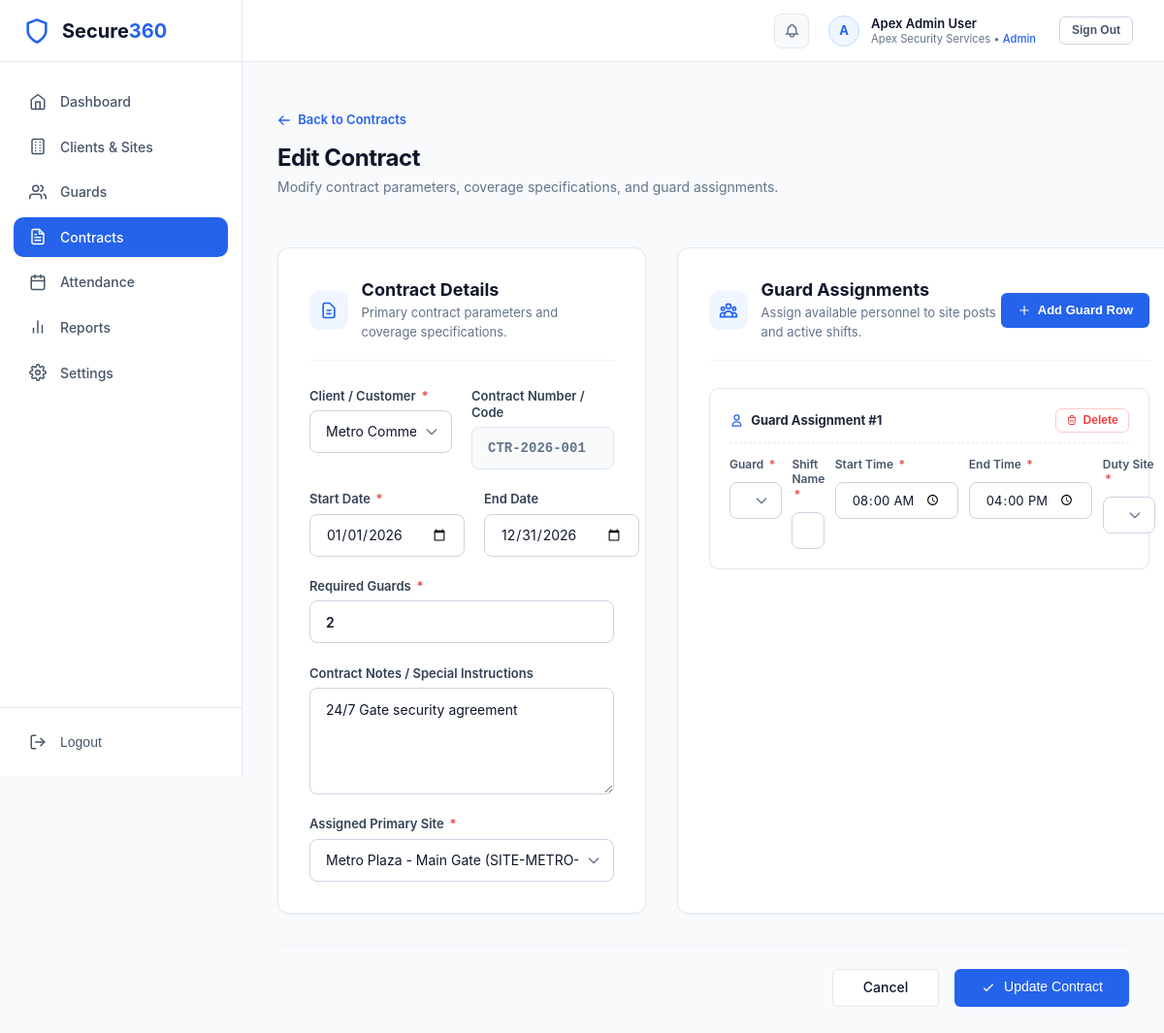
/admin/contracts/1/edit (signed in), run on the app's committed database.
### tables this page shows
CREATE TABLE `contracts` (
  `id` bigint unsigned NOT NULL AUTO_INCREMENT,
  `organization_id` bigint unsigned NOT NULL,
  `customer_id` bigint unsigned NOT NULL,
  `site_id` bigint unsigned NOT NULL,
  `contract_code` varchar(60) NOT NULL,
  `start_date` date NOT NULL,
  `end_date` date DEFAULT NULL,
  `required_guard_count` int unsigned NOT NULL DEFAULT '0',
  `extra_notes` text,
  `status` tinyint NOT NULL DEFAULT '0' COMMENT '0=active, 1=inactive, 2=deleted',
  `active_site_id` bigint unsigned GENERATED ALWAYS AS ((case when (`status` = 0) then `site_id` else NULL end)) STORED,
  `created_at` datetime NOT NULL DEFAULT CURRENT_TIMESTAMP,
  `updated_at` datetime NOT NULL DEFAULT CURRENT_TIMESTAMP ON UPDATE CURRENT_TIMESTAMP,
  `created_by` bigint unsigned DEFAULT NULL,
  `updated_by` bigint unsigned DEFAULT NULL,
  `deleted_at` datetime DEFAULT NULL,
  PRIMARY KEY (`id`),
  UNIQUE KEY `uq_contracts_contract_code` (`contract_code`),
  UNIQUE KEY `uq_contracts_one_active_contract_per_site` (`active_site_id`),
  KEY `idx_contracts_org_status` (`organization_id`,`status`),
  KEY `idx_contracts_site_dates` (`site_id`,`start_date`,`end_date`),
  KEY `fk_contracts_customer` (`customer_id`),
  CONSTRAINT `fk_contracts_customer` FOREIGN KEY (`customer_id`) REFERENCES `customers` (`id`),
  CONSTRAINT `fk_contracts_organization` FOREIGN KEY (`organization_id`) REFERENCES `organizations` (`id`),
  CONSTRAINT `fk_contracts_site` FOREIGN KEY (`site_id`) REFERENCES `sites` (`id`)
);

CREATE TABLE `customers` (
  `id` bigint unsigned NOT NULL AUTO_INCREMENT,
  `organization_id` bigint unsigned NOT NULL,
  `client_code` varchar(40) NOT NULL,
  `name` varchar(150) NOT NULL,
  `contact_person` varchar(150) DEFAULT NULL,
  `phone` varchar(30) DEFAULT NULL,
  `email` varchar(190) DEFAULT NULL,
  `address` text,
  `status` tinyint NOT NULL DEFAULT '0' COMMENT '0=active, 1=inactive, 2=deleted',
  `created_at` datetime NOT NULL DEFAULT CURRENT_TIMESTAMP,
  `updated_at` datetime NOT NULL DEFAULT CURRENT_TIMESTAMP ON UPDATE CURRENT_TIMESTAMP,
  `created_by` bigint unsigned DEFAULT NULL,
  `updated_by` bigint unsigned DEFAULT NULL,
  `deleted_at` datetime DEFAULT NULL,
  PRIMARY KEY (`id`),
  UNIQUE KEY `uq_customers_client_code` (`client_code`),
  KEY `idx_customers_org_status` (`organization_id`,`status`),
  KEY `idx_customers_org_name` (`organization_id`,`name`),
  CONSTRAINT `fk_customers_organization` FOREIGN KEY (`organization_id`) REFERENCES `organizations` (`id`)
);

CREATE TABLE `sites` (
  `id` bigint unsigned NOT NULL AUTO_INCREMENT,
  `organization_id` bigint unsigned NOT NULL,
  `customer_id` bigint unsigned NOT NULL,
  `site_code` varchar(40) NOT NULL,
  `site_name` varchar(150) NOT NULL,
  `site_address` text,
  `area` varchar(150) DEFAULT NULL,
  `latitude` decimal(10,7) DEFAULT NULL,
  `longitude` decimal(10,7) DEFAULT NULL,
  `zone_gate` varchar(150) DEFAULT NULL,
  `status` tinyint NOT NULL DEFAULT '0' COMMENT '0=active, 1=inactive, 2=deleted',
  `created_at` datetime NOT NULL DEFAULT CURRENT_TIMESTAMP,
  `updated_at` datetime NOT NULL DEFAULT CURRENT_TIMESTAMP ON UPDATE CURRENT_TIMESTAMP,
  `created_by` bigint unsigned DEFAULT NULL,
  `updated_by` bigint unsigned DEFAULT NULL,
  `deleted_at` datetime DEFAULT NULL,
  PRIMARY KEY (`id`),
  UNIQUE KEY `uq_sites_org_site_code` (`organization_id`, `site_code`),
  KEY `idx_sites_org_customer_status` (`organization_id`,`customer_id`,`status`),
  KEY `idx_sites_coordinates` (`latitude`,`longitude`),
  KEY `fk_sites_customer` (`customer_id`),
  CONSTRAINT `fk_sites_customer` FOREIGN KEY (`customer_id`) REFERENCES `customers` (`id`),
  CONSTRAINT `fk_sites_organization` FOREIGN KEY (`organization_id`) REFERENCES `organizations` (`id`)
);

### resources/views/admin/contracts/edit.php (the view, shortened to what the rows shown need)
<?php
$contract = $contract ?? [];
$customers = $customers ?? [];
$sites = $sites ?? [];
$contractId = (int)($contract['id'] ?? 0);
$requiredGuards = max(1, (int)($contract['required_guard_count'] ?? 4));
?>
<div class="page-container">
    <a href="<?= url('/admin/contracts') ?>" class="form-back-nav">
        <svg fill="none" stroke="currentColor" stroke-width="2.25" viewBox="0 0 24 24"><path stroke-linecap="round" stroke-linejoin="round" d="M10.5 19.5L3 12m0 0l7.5-7.5M3 12h18"/></svg>
        <span>Back to Contracts</span>
    </a>
    <div class="page-header" style="margin-bottom: 1.75rem;">
        <div>
            <h1 class="page-header-title">Edit Contract</h1>
            <p class="page-header-desc">Modify contract parameters, coverage specifications, and guard assignments.</p>
        </div>
    </div>
    <form method="POST" action="<?= url('/admin/contracts/' . $contractId . '/edit') ?>" id="contractForm" onsubmit="return validateContractForm()">
        <div class="register-layout-grid">
            <div class="card card-padded register-panel">
                <div class="card-section-header">
                    <div class="card-section-info">
                        <div class="card-section-icon blue">
                            <svg width="20" height="20" fill="none" stroke="currentColor" stroke-width="2" viewBox="0 0 24 24"><path d="M9 12h6m-6 4h6m2 5H7a2 2 0 01-2-2V5a2 2 0 012-2h5.586a1 1 0 01.707.293l5.414 5.414a1 1 0 01.293.707V19a2 2 0 01-2 2z"/></svg>
                        </div>
                        <div>
                            <h2 class="card-section-title">Contract Details</h2>
                            <p class="card-section-desc">Primary contract parameters and coverage specifications.</p>
                        </div>
                    </div>
                </div>
                <div class="register-form-fields">
                    <div style="display: grid; grid-template-columns: 1fr 1fr; gap: 1.25rem;">
                        <div class="form-group">
                            <label class="form-label">Client / Customer <span class="required-star">*</span></label>
                            <select name="customer_id" id="customerSelect" class="form-select" required onchange="onCustomerChange()">
                                <?php foreach ($customers as $c): ?>
                                    <option value="<?= $c['id'] ?>" <?= ((int)($contract['customer_id'] ?? 0) === (int)$c['id']) ? 'selected' : '' ?>>
                                        <?= e($c['name']) ?> (<?= e($c['client_code']) ?>)
                                    </option>
                                <?php endforeach; ?>
                            </select>
                        </div>
                        <div class="form-group">
                            <label class="form-label">Contract Number / Code</label>
                            <input type="text" name="contract_code" class="form-control" value="<?= e($contract['contract_code'] ?? '') ?>" readonly style="font-family: ui-monospace, SFMono-Regular, Menlo, Monaco, Consolas, monospace; font-weight: 600; background: #f8fafc;">
                        </div>
                    </div>
                    <div style="display: grid; grid-template-columns: 1fr 1fr; gap: 1.25rem;">
                        <div class="form-group">
                            <label class="form-label">Start Date <span class="required-star">*</span></label>
                            <input type="date" name="start_date" class="form-control" value="<?= e($contract['start_date'] ?? date('Y-m-d')) ?>" required>
                        </div>
                        <div class="form-group">
                            <label class="form-label">End Date</label>
                            <input type="date" name="end_date" class="form-control" value="<?= e($contract['end_date'] ?? '') ?>">
                        </div>
                    </div>
                    <div class="form-group">
                        <label class="form-label">Required Guards <span class="required-star">*</span></label>
                        <input type="number" id="requiredGuardsInput" name="required_guard_count" class="form-control" value="<?= $requiredGuards ?>" min="1" max="100" required oninput="onRequiredGuardsChange()" style="font-weight: 600;">
                    </div>
                    <div class="form-group">
                        <label class="form-label">Contract Notes / Special Instructions</label>
                        <textarea name="extra_notes" class="form-control" rows="3" placeholder="24/7 security, night patrol, access control, client requests, etc."><?= e($contract['extra_notes'] ?? '') ?></textarea>
                    </div>
                    <div class="form-group">
                        <label class="form-label">Assigned Primary Site <span class="required-star">*</span></label>
                        <select name="site_id" id="siteSelect" class="form-select" required onchange="onContractSiteChange()">
                            <?php foreach ($sites as $s): ?>
                                <option value="<?= $s['id'] ?>" data-customer="<?= $s['customer_id'] ?>" <?= ((int)($contract['site_id'] ?? 0) === (int)$s['id']) ? 'selected' : '' ?>>
                                    <?= e($s['site_name']) ?> (<?= e($s['site_code']) ?>)
                                </option>
                            <?php endforeach; ?>
                        </select>
                    </div>
                </div>
            </div>
            <div class="card card-padded register-panel" style="display: flex; flex-direction: column;">
                <div class="card-section-header">
                    <div class="card-section-info">
                        <div class="card-section-icon blue">
                        </div>
                        <div>
                            <h2 class="card-section-title">Guard Assignments</h2>
                            <p class="card-section-desc">Assign available personnel to site posts and active shifts.</p>
                        </div>
                    </div>
                    <button type="button" id="btnAddGuardTop" class="btn btn-primary btn-sm" onclick="addGuardRow()" style="white-space: nowrap; height: 36px; padding: 0 1rem; font-weight: 600; display: inline-flex; align-items: center; gap: 0.4rem;">
                        <svg width="14" height="14" fill="none" stroke="currentColor" stroke-width="2" viewBox="0 0 24 24"><path d="M12 4v16m8-8H4"/></svg>
                        Add Guard Row
                    </button>
                </div>
                <div id="guardAssignmentsContainer" style="display: flex; flex-direction: column; gap: 0.875rem; margin-bottom: 1.5rem;">
                </div>
            </div>
        </div>
        <div class="form-actions-footer" style="margin-top: 2rem; display: flex; justify-content: flex-end; align-items: center; gap: 1rem;">
            <a href="<?= url('/admin/contracts') ?>" class="btn btn-outline" style="min-width: 110px;">
                Cancel
            </a>
            <button type="submit" id="submitBtn" class="btn btn-primary" style="min-width: 180px;">
                <svg width="16" height="16" fill="none" stroke="currentColor" stroke-width="2" viewBox="0 0 24 24"><path d="M5 13l4 4L19 7"/></svg>
                Update Contract
            </button>
        </div>
    </form>
</div>

### app/Core/Router.php (shortened to what the rows shown need)
<?php
class Router
{
    private array $routes = [];
    private array $groupPrefixes = [];
    private array $groupMiddlewares = [];
    public function group(array $attributes, callable $callback): void
    {
        $previousPrefix = end($this->groupPrefixes) ?: '';
        $newPrefix = $previousPrefix . '/' . trim($attributes['prefix'] ?? '', '/');
        $this->groupPrefixes[] = $newPrefix;
        $previousMiddlewares = end($this->groupMiddlewares) ?: [];
        $newMiddlewares = array_merge($previousMiddlewares, $attributes['middleware'] ?? []);
        $this->groupMiddlewares[] = $newMiddlewares;
        array_pop($this->groupPrefixes);
        array_pop($this->groupMiddlewares);
    }
    private function addRoute(string $method, string $uri, array|callable $action, array $middlewares = []): self
    {
        $currentPrefix = end($this->groupPrefixes) ?: '';
        $fullUri = rtrim($currentPrefix, '/') . '/' . ltrim($uri, '/');
        $fullUri = '/' . trim($fullUri, '/');
        if ($fullUri !== '/') {
            $fullUri = rtrim($fullUri, '/');
        }
        $groupMiddlewares = end($this->groupMiddlewares) ?: [];
        $mergedMiddlewares = array_merge($groupMiddlewares, $middlewares);
        $this->routes[] = [
            'method' => $method,
            'uri' => $fullUri,
            'action' => $action,
            'middlewares' => $mergedMiddlewares,
            'regex' => $this->compileRegex($fullUri),
        ];
        return $this;
    }
    private function compileRegex(string $uri): string
    {
        $pattern = preg_replace('/\{([a-zA-Z0-9_]+)\}/', '(?P<$1>[^/]+)', $uri);
        return '#^' . $pattern . '$#';
    }
    public function dispatch(Request $request, Response $response): void
    {
        $requestMethod = $request->getMethod();
        $requestUri = rtrim($request->getUri(), '/');
        foreach ($this->routes as $route) {
            if ($route['method'] !== $requestMethod) {
                continue;
            }
            if (preg_match($route['regex'], $requestUri, $matches)) {
                $params = array_filter($matches, fn($key) => !is_numeric($key), ARRAY_FILTER_USE_KEY);
                $this->executeAction($route['action'], $request, $response, $params);
                return;
            }
        }
    }
    private function executeAction(array|callable $action, Request $request, Response $response, array $params): void
    {
        if (is_array($action) && count($action) === 2) {
            [$controllerClass, $method] = $action;
            if (class_exists($controllerClass)) {
                $controller = new $controllerClass($request, $response);
                if (method_exists($controller, $method)) {
                    call_user_func_array([$controller, $method], [$request, $response, $params]);
                    return;
                }
            }
        }
    }
}

### data on the page
contracts: customer_id "Metro Commercial Plaza (CLT-METRO)", contract_code "CTR-2026-001", start_date "01/01/2026", end_date "12/31/2026", required_guard_count "2", extra_notes "24/7 Gate security agreement", site_id "Metro Plaza - Main Gate (SITE-METRO-MAIN)"
